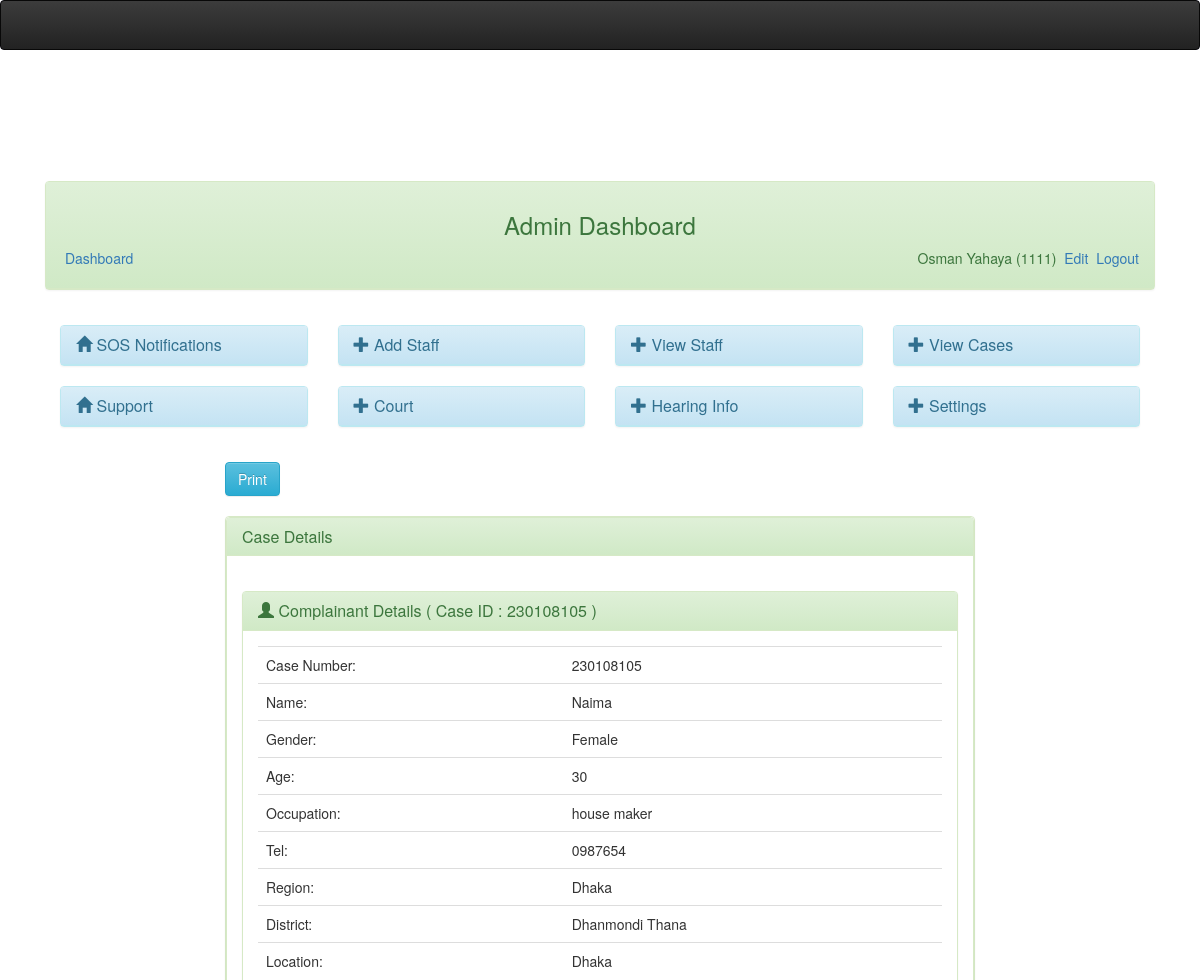
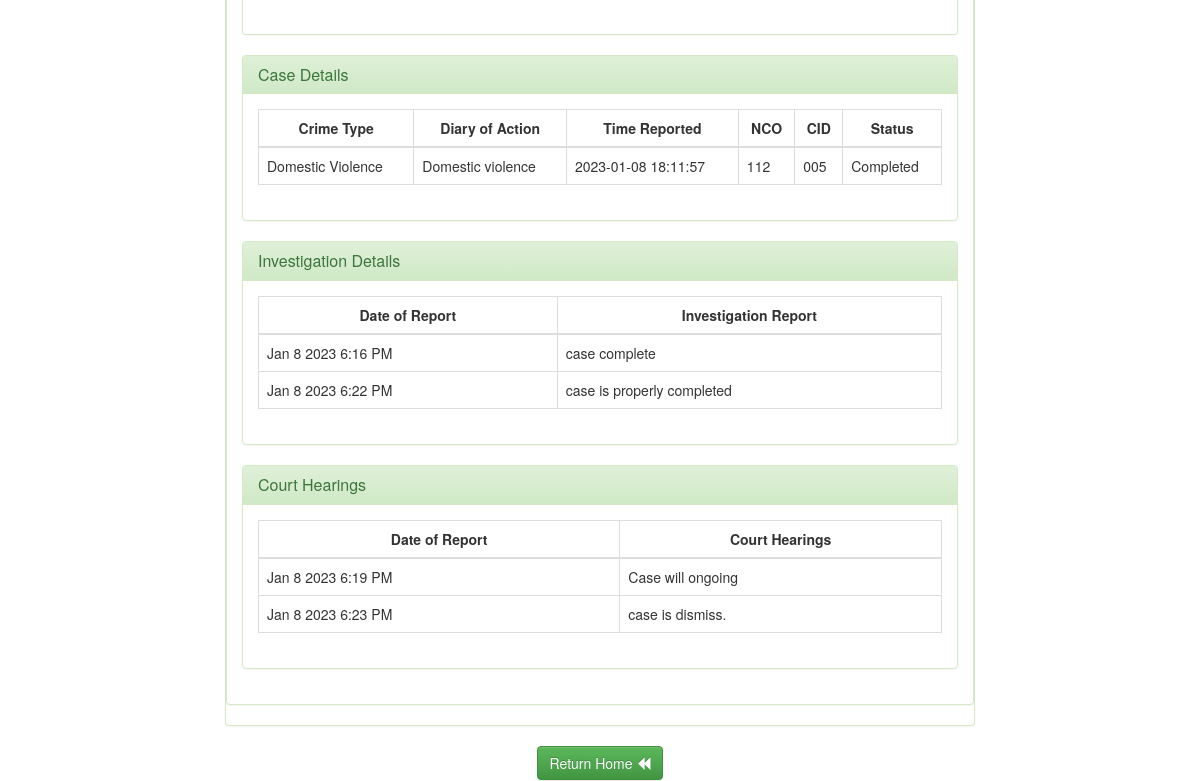
The page /admin/hearing_case_details.php?case_id=230108105 (signed in) on the database its author committed (2 pictures, top to bottom).
### tables this page shows
CREATE TABLE `userlogin` (
  `id` int(11) NOT NULL,
  `staffid` varchar(20) NOT NULL,
  `status` varchar(50) NOT NULL,
  `password` varchar(50) NOT NULL,
  `surname` varchar(50) NOT NULL,
  `othernames` varchar(50) NOT NULL,
  `confirmation` text DEFAULT NULL,
  `email` varchar(256) NOT NULL,
  `phone_no` varchar(256) NOT NULL,
  `nid_no` varchar(255) NOT NULL
);

CREATE TABLE `complainant` (
  `case_id` varchar(20) NOT NULL,
  `comp_name` varchar(100) NOT NULL,
  `tel` varchar(10) NOT NULL,
  `occupation` varchar(20) NOT NULL,
  `region` varchar(50) NOT NULL,
  `district` varchar(100) NOT NULL,
  `loc` varchar(50) NOT NULL,
  `addrs` varchar(100) NOT NULL,
  `age` int(3) NOT NULL,
  `gender` varchar(6) NOT NULL,
  `date_added` timestamp NOT NULL DEFAULT current_timestamp() ON UPDATE current_timestamp(),
  `statement` text DEFAULT NULL
);

CREATE TABLE `case_table` (
  `case_id` varchar(20) NOT NULL,
  `statement` varchar(200) NOT NULL,
  `caseid` int(11) NOT NULL,
  `date_added` datetime DEFAULT NULL,
  `staffid` varchar(30) NOT NULL,
  `case_type` varchar(50) NOT NULL,
  `status` varchar(50) NOT NULL,
  `cid` varchar(20) NOT NULL DEFAULT 'Not Yet',
  `complete_date` date NOT NULL,
  `diaryofaction` varchar(200) NOT NULL,
  `submit_to_court` int(11) DEFAULT 0
);

CREATE TABLE `archrive` (
  `id` int(11) NOT NULL,
  `case_id` varchar(10) NOT NULL,
  `cid` varchar(10) NOT NULL,
  `report` text NOT NULL,
  `date` timestamp NOT NULL DEFAULT current_timestamp() ON UPDATE current_timestamp()
);

CREATE TABLE `hearings` (
  `id` int(11) NOT NULL,
  `case_id` varchar(30) DEFAULT NULL,
  `court_statement` text DEFAULT NULL,
  `updated_at` timestamp NOT NULL DEFAULT current_timestamp() ON UPDATE current_timestamp(),
  `staff_id` int(11) NOT NULL
);

### admin/session.php (called while the page is built, shortened)
<?php
$session_id=$_SESSION['staffid'];
?>

### admin/hearing_case_details.php (the view, shortened to what this page needs)
<?php
require_once('dbconnect.php');
include('header.php');
    if(isset($_GET['case_id'])){
        $case_id = $_GET['case_id'];
    }
?>
<div class="container-fluid">
	<div class="col-md-1"></div>
	<div class="col-md-10">
</div>
<div class="container-fluid">
	<?php include('menubar.php') ?>
	<div class="col-md-2"></div>
	<div class="col-md-8">
		<a href="#" onClick="window_print()" class="btn btn-info" style="margin-bottom:20px"><i class="icon-print icon-large"></i> Print</a>
		<div class="panel panel-success" id="outprint">
			<div class="panel panel-success">
			 	<div class="panel-heading">
			 		<h3 class="panel-title">Case Details</h3>
			 	</div>
			<div class="panel-body">
			 <br />
			 <div class="panel panel-success">
			 	<div class="panel-heading">
			 		<h3 class="panel-title"> <span class="glyphicon glyphicon-user" aria-hidden="true"></span> Complainant Details ( Case ID : <?php echo $case_id ?> )</h3>
			 	</div>
			 	<div class="panel-body">
			 		<?php
			 		$query=mysqli_query($dbcon,"select * from complainant where case_id='$case_id'");
		while($row = mysqli_fetch_array($query)){
			?>
			 			 <table class="table">
			 			 	<tr>
			 			 		<td>Case Number:</td><td><?php echo $case_id?></td>
			 			 	</tr>
			 			 	<tr>
			 			 		<td>Name:</td><td><?php echo $row['comp_name']?></td>
			 			 	</tr>
			 			 	<tr>
			 			 		<td>Gender:</td><td><?php echo $row['gender']?></td>
			 			 	</tr>
			 			 	<tr>
			 			 		<td>Age:</td><td><?php echo $row['age']?></td>
			 			 	</tr>
			 			 	<tr>
			 			 		<td>Occupation:</td><td><?php echo $row['occupation']?></td>
			 			 	</tr>
			 			 	<tr>
			 			 		<td>Tel:</td><td><?php echo $row['tel']?></td>
			 			 	</tr>
			 			 	<tr>
			 			 		<td>Region:</td><td><?php echo $row['region']?></td>
			 			 	</tr>
			 			 	<tr>
			 			 		<td>District:</td><td><?php echo $row['district']?></td>
			 			 	</tr>
			 			 	<tr>
			 			 		<td>Location:</td><td><?php echo $row['loc']?></td>
			 			 	</tr>
			 			 <?php
			 			 }
			 			 ?>
			 			 </table>
			 	</div>
			 </div>
			 <div class="panel panel-success">
			 	<div class="panel-heading">
			 		<h3 class="panel-title">
			 		Case Details</h3>
			 	</div>
			 	<div class="panel-body">
			 		<table id="myTable-party" class="table table-bordered table-hover" cellspacing="0" width="100%">
							<thead>
							    <tr>
							    	<th>
							        	<center>
							       			Crime Type
							        	</center>
							        </th>
							        <th>
							        	<center>
							       			Diary of Action
							        	</center>
							        </th>
							        <th>
							        	<center>
							        		Time Reported
							        	</center>
						        	</th>
						        	 <th>
							        	<center>
							        		NCO
							        	</center>
						        	</th>
						        	<th>
							        	<center>
							        		CID
							        	</center>
						        	</th>
						        	 <th>
							        	<center>
							        		Status
							        	</center>
						        	</th>
							    </tr>
							</thead>
						    <tbody>
						    	<?php
			 		$query=mysqli_query($dbcon,"select * from case_table where case_id='$case_id'");
		while($row = mysqli_fetch_array($query)){
			?>
						    	<tr><td><?php echo $row['case_type']?></td>
						    		<td><?php echo $row['diaryofaction']?></td>
						    		<td><?php echo $row['date_added']?></td>
						    		<td><?php echo $row['staffid']?></td>
						    		<td><?php echo $row['cid']?></td>
						    		<td><?php echo $row['status']?></td>
						    	</tr>
<?php }
?>
</tbody>
						</table>
</div>
			 </div>
             <div class="panel panel-success">
			 	<div class="panel-heading">
			 		<h3 class="panel-title">
			 		Investigation Details</h3>
			 	</div>
			 	<div class="panel-body">
			 		<table id="myTable-party" class="table table-bordered table-hover" cellspacing="0" width="100%">
							<thead>
							    <tr>
                                    <th>
							        	<center>
							       			Date of Report
							        	</center>
							        </th>
						        	 <th>
							        	<center>
							        		Investigation Report
							        	</center>
						        	</th>
							    </tr>
							</thead>
						    <tbody>
						    	<?php
			 		$query=mysqli_query($dbcon,"select * from `archrive` where case_id='$case_id'");
		while($row = mysqli_fetch_array($query)){
			?>
						    	<tr>
						    		<td><?php echo date('M j Y g:i A', strtotime($row['date']))?></td>
						    		<td><?php echo $row['report']?></td>
						    	</tr>
<?php }
?>
</tbody>
						</table>
</div>
			 </div>
			 <div class="panel panel-success">
			 	<div class="panel-heading">
			 		<h3 class="panel-title">
			 		Court Hearings</h3>
			 	</div>
			 	<div class="panel-body">
			 		<table id="myTable-party" class="table table-bordered table-hover" cellspacing="0" width="100%">
							<thead>
							    <tr>
                                    <th>
							        	<center>
							       			Date of Report
							        	</center>
							        </th>
						        	 <th>
							        	<center>
							        		Court Hearings
							        	</center>
						        	</th>
							    </tr>
							</thead>
						    <tbody>
						    	<?php
			 		$query=mysqli_query($dbcon,"SELECT * FROM `hearings` where case_id = '$case_id'");
		while($row = mysqli_fetch_array($query)){
			?>
						    	<tr>
						    		<td><?php echo date('M j Y g:i A', strtotime($row['updated_at']))?></td>
						    		<td><?php echo $row['court_statement']?></td>
						    	</tr>
<?php }
?>
</tbody>
						</table>
</div>
			 </div>
			 	</div>
			 </div>
			</div>
						   <center>
							   <a href="caseview.php" class="btn btn-success">Return Home
								   <span class="glyphicon glyphicon-backward" aria-hidden="true"></span>
							   </a>
						   </center>
		</div>
	</div>
</body>
</html>

### admin/menubar.php
<div class="col-md-12">
	<div class="panel panel-success">
		<div class="panel-heading" style="padding-bottom: 40px;">
			<center><h3>Admin Dashboard</h3></center>
                 	<?php
					include('session.php');
					include('dbconnect.php');
					$query= mysqli_query($dbcon,"select * from userlogin where staffid = '$session_id'")or die(mysqli_error($dbcon));
					$row = mysqli_fetch_array($query);
					?>
                           <span class="pull-left">
                           <a href="index.php"><i class="icon-signout icon-large"></i>&nbsp;Dashboard</a>
                                 </span>
                           <span class="pull-right">
                              <?php echo $row['surname']." ". $row['othernames']." (" .$row['staffid'].")";  ?>
                                 <a href="profile.php"><i class="icon-signout icon-large p-2"></i>&nbsp;Edit</a>
                                  <a href="logout.php"><i class="icon-signout icon-large"></i>&nbsp;Logout</a>
                                 </span>
                   </div>
		</div>
		<div class="panel-body">
			<div class="row">
				<div class="col-md-3">
					<div class="panel panel-info">
						<div class="panel-heading">
							<h3 class="panel-title"> <a href="view_sos.php">
								<span class="glyphicon glyphicon-home" aria-hidden="true"></span> SOS Notifications</a>
						</div>
					</div>
				</div>
				<div class="col-md-3">
					<div class="panel panel-info">
						<div class="panel-heading">
							<h3 class="panel-title"> <a href="addstaff.php">
								<span class="glyphicon glyphicon-plus" aria-hidden="true"></span>
							Add Staff</a>
							</h3>
						</div>
					</div>
				</div>
				<div class="col-md-3">
					<div class="panel panel-info">
						<div class="panel-heading">
							<h3 class="panel-title"> <a href="user.php">
								<span class="glyphicon glyphicon-plus" aria-hidden="true"></span>
							View Staff</a>
							</h3>
						</div>
					</div>
				</div>
				<div class="col-md-3">
					<div class="panel panel-info">
						<div class="panel-heading">
							<h3 class="panel-title"> <a href="caseview.php">
								<span class="glyphicon glyphicon-plus" aria-hidden="true"></span>
							View Cases</a>
							</h3>
						</div>
					</div>
				</div>
			</div>
			<div class="row">
				<div class="col-md-3">
					<div class="panel panel-info">
						<div class="panel-heading">
							<h3 class="panel-title"> <a href="support.php">
								<span class="glyphicon glyphicon-home" aria-hidden="true"></span> Support</a>
						</div>
					</div>
				</div>
				<div class="col-md-3">
					<div class="panel panel-info">
						<div class="panel-heading">
							<h3 class="panel-title"> <a href="court_case.php">
								<span class="glyphicon glyphicon-plus" aria-hidden="true"></span>
							Court</a>
							</h3>
						</div>
					</div>
				</div>
				<div class="col-md-3">
					<div class="panel panel-info">
						<div class="panel-heading">
							<h3 class="panel-title"> <a href="hearing_info1.php">
								<span class="glyphicon glyphicon-plus" aria-hidden="true"></span>
							Hearing Info</a>
							</h3>
						</div>
					</div>
				</div>
				<div class="col-md-3">
					<div class="panel panel-info">
						<div class="panel-heading">
							<h3 class="panel-title"> <a href="profile.php">
								<span class="glyphicon glyphicon-plus" aria-hidden="true"></span>
							Settings</a>
							</h3>
						</div>
					</div>
				</div>
			</div>
		</div>
	</div>
</div>

### assets/css/simple-sidebar.css (style rules this page uses)
body { overflow-x: hidden; }

### rows shown on the page
userlogin: surname "Osman", othernames "Yahaya", staffid "1111"
complainant: comp_name "Naima", gender "Female", age "30", occupation "house maker", tel "0987654", region "Dhaka", district "Dhanmondi Thana", loc "Dhaka"
case_table: case_type "Domestic Violence", diaryofaction "Domestic violence", date_added "2023-01-08 18:11:57", staffid "112", cid "005", status "Completed"
archrive: date "Jan 8 2023 6:16 PM", report "case complete"
archrive: date "Jan 8 2023 6:22 PM", report "case is properly completed"
hearings: updated_at "Jan 8 2023 6:19 PM", court_statement "Case will ongoing"
hearings: updated_at "Jan 8 2023 6:23 PM", court_statement "case is dismiss."

### other values the page prints
$case_id "230108105"
